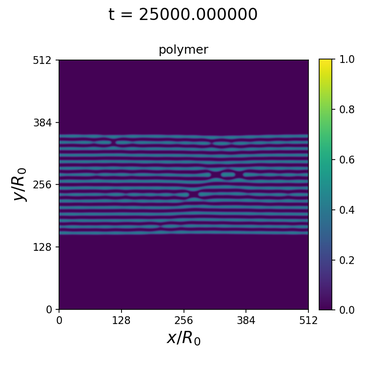
#> input picture pol_00005.png, 366 x 366 px, shrunk from 750 x 750 before the run
$ python top_bottom.py
#> lines starting #> are read from the running program, lines starting #| are printed output that depends on the picture
#!/usr/bin/env python3

#!/usr/bin/env python3

import matplotlib.pyplot as plt
import matplotlib.image as mpimg

# ------------------
# Files
# ------------------

top_left_file = "pol_00005.png"
top_right_file = "pol_00006.png"

bottom_left_file = "vel_00005.png"
bottom_right_file = "vel_00006.png"

crop_top_pixels = 100

# ------------------
# Load images
# ------------------

img_tl = mpimg.imread(top_left_file)
#> img_tl is the input picture: shape (366, 366, 4) float32; mean R, G, B, A 0.62, 0.55, 0.683, 1
img_tr = mpimg.imread(top_right_file)
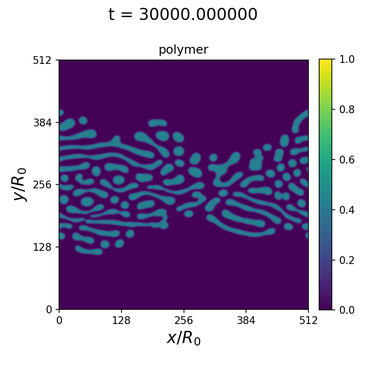
#> input picture pol_00006.png, 366 x 366 px, shrunk from 750 x 750 before the run
#> img_tr is the input picture: shape (366, 366, 4) float32; mean R, G, B, A 0.618, 0.549, 0.679, 1

img_bl = mpimg.imread(bottom_left_file)
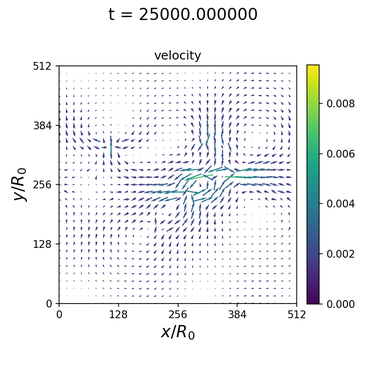
#> input picture vel_00005.png, 366 x 366 px, shrunk from 750 x 750 before the run
#> img_bl is the input picture: shape (366, 366, 4) float32; mean R, G, B, A 0.94, 0.944, 0.95, 1
img_br = mpimg.imread(bottom_right_file)
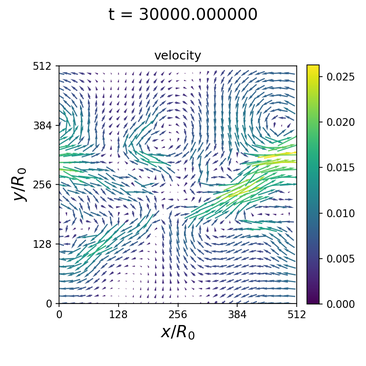
#> input picture vel_00006.png, 366 x 366 px, shrunk from 750 x 750 before the run
#> img_br is the input picture: shape (366, 366, 4) float32; mean R, G, B, A 0.895, 0.918, 0.924, 1

# Crop bottom row images
img_bl = img_bl[crop_top_pixels:, :, :]
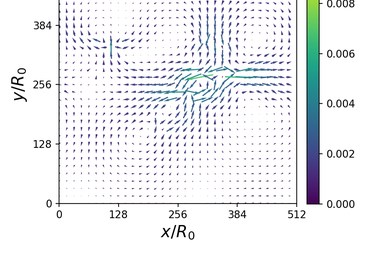
#> img_bl: shape (266, 366, 4) float32; mean R, G, B, A 0.931, 0.936, 0.947, 1
img_br = img_br[crop_top_pixels:, :, :]
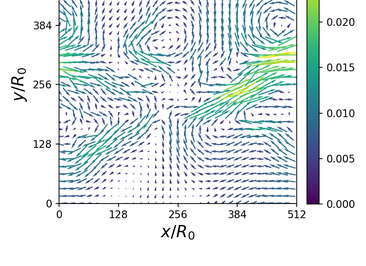
#> img_br: shape (266, 366, 4) float32; mean R, G, B, A 0.877, 0.907, 0.916, 1

# ------------------
# Figure sizing
# ------------------

row1_ratio = max(
    img_tl.shape[0] / img_tl.shape[1],
    img_tr.shape[0] / img_tr.shape[1]
)
#> row1_ratio = 1

row2_ratio = max(
    img_bl.shape[0] / img_bl.shape[1],
    img_br.shape[0] / img_br.shape[1]
)
#> row2_ratio = 0.727

figure_width = 6
figure_height = figure_width * (row1_ratio + row2_ratio) / 2
#> figure_height = 5.18

# ------------------
# Create layout
# ------------------

fig, axes = plt.subplots(
    2, 2,
    figsize=(figure_width, figure_height),
    dpi=300,
    gridspec_kw={"hspace": 0, "wspace": 0}
)

images = [
    [img_tl, img_tr],
    [img_bl, img_br]
]

for r in range(2):
    for c in range(2):
        axes[r, c].imshow(images[r][c])
        axes[r, c].axis("off")

plt.subplots_adjust(
    left=0,
    right=1,
    top=1,
    bottom=0,
    hspace=0,
    wspace=0
)

plt.savefig(
    "combined_2x2.png",
    dpi=300,
    bbox_inches="tight",
    pad_inches=0
)

plt.close()
